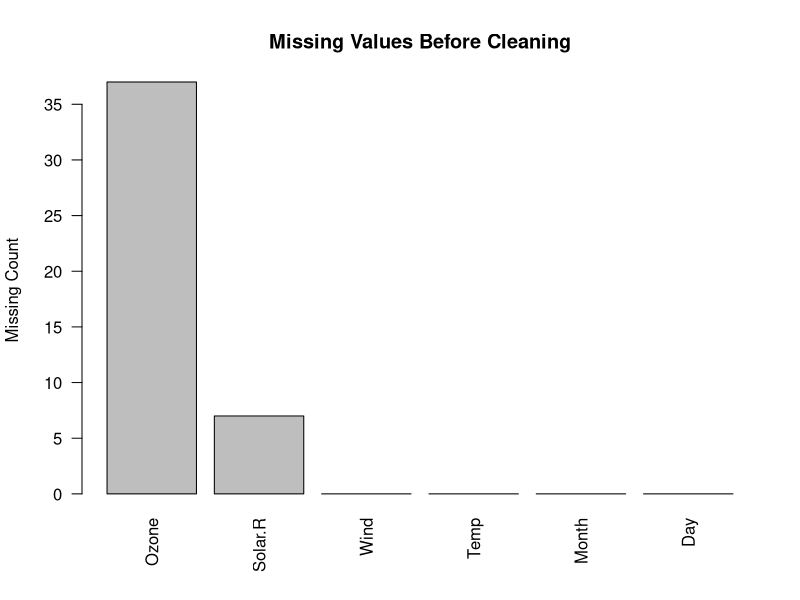
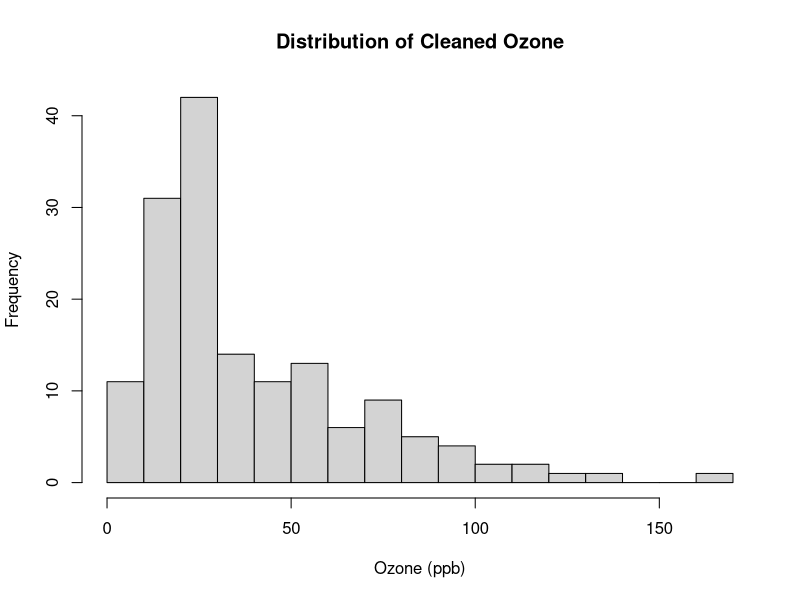
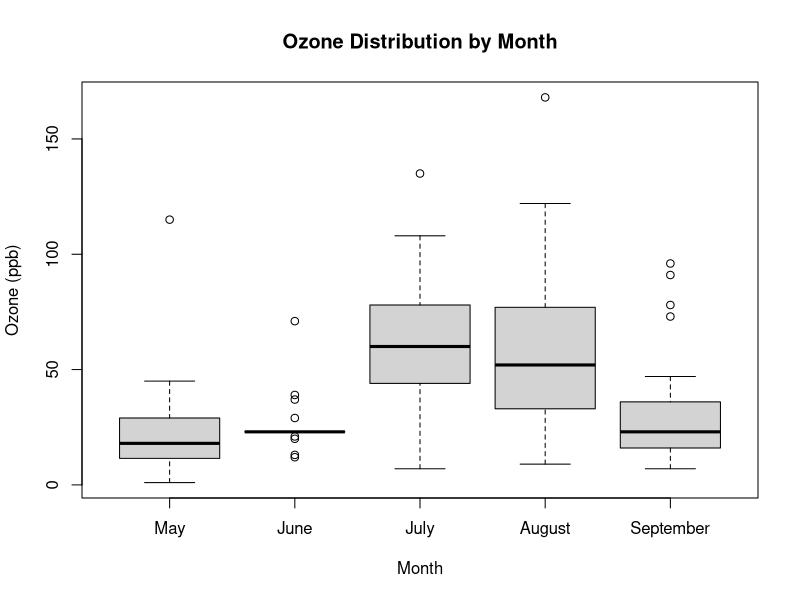
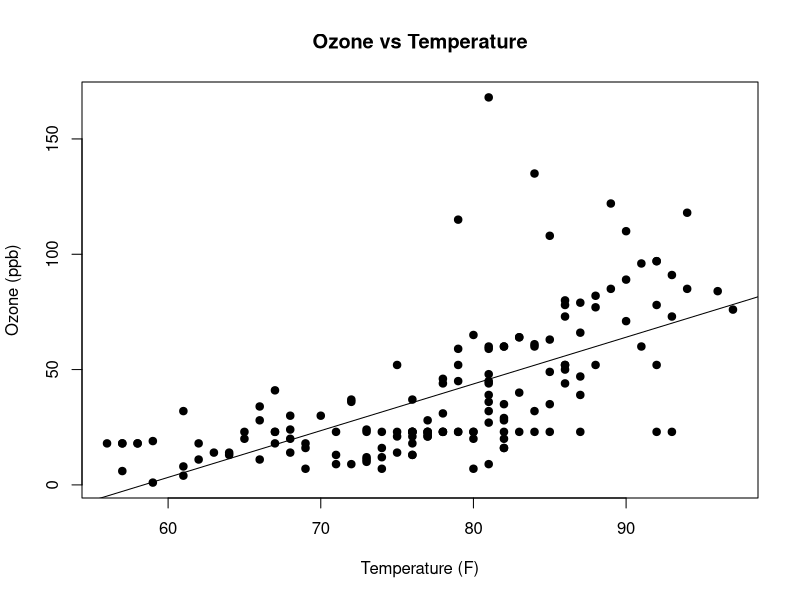

Recreate these plots in R, in order.
# Virtual R Data Analyst Internship - Week 1
# Task: Data Cleaning and Preliminary Analysis with R
# Dataset: R datasets::airquality (New York, May-Sep 1973)
# Reproducible base-R workflow

# 1. Load dataset -----------------------------------------------------------
data(airquality, package = "datasets")
df <- airquality

# 2. Inspect structure and summary ------------------------------------------
str(df)
summary(df)
head(df)

# 3. Missing-value audit -----------------------------------------------------
missing_count <- sapply(df, function(x) sum(is.na(x)))
missing_percent <- round(100 * missing_count / nrow(df), 2)
missing_report <- data.frame(
  Variable = names(missing_count),
  Missing = as.integer(missing_count),
  Missing_Percent = missing_percent
)
print(missing_report)

# 4. Data type preparation ---------------------------------------------------
# Month is categorical for analysis, while Day remains numeric.
df$Month_Factor <- factor(
  df$Month,
  levels = 5:9,
  labels = c("May", "June", "July", "August", "September")
)

# 5. Missing-value treatment -------------------------------------------------
# Ozone and Solar.R contain missing values. Because air-quality conditions
# vary by month, month-specific medians are used rather than one global median.
median_by_month <- function(x) {
  m <- median(x, na.rm = TRUE)
  x[is.na(x)] <- m
  x
}

df_clean <- df
df_clean$Ozone <- ave(df_clean$Ozone, df_clean$Month_Factor,
                      FUN = median_by_month)
df_clean$Solar.R <- ave(df_clean$Solar.R, df_clean$Month_Factor,
                        FUN = median_by_month)

# Confirm no missing values remain in the analysis variables
print(sapply(df_clean[, c("Ozone","Solar.R","Wind","Temp")],
             function(x) sum(is.na(x))))

# 6. Descriptive statistics --------------------------------------------------
analysis_vars <- df_clean[, c("Ozone","Solar.R","Wind","Temp")]
descriptive_stats <- data.frame(
  Variable = names(analysis_vars),
  Count = sapply(analysis_vars, function(x) sum(!is.na(x))),
  Mean = sapply(analysis_vars, mean, na.rm = TRUE),
  Median = sapply(analysis_vars, median, na.rm = TRUE),
  SD = sapply(analysis_vars, sd, na.rm = TRUE),
  Min = sapply(analysis_vars, min, na.rm = TRUE),
  Max = sapply(analysis_vars, max, na.rm = TRUE)
)
descriptive_stats[, 3:7] <- round(descriptive_stats[, 3:7], 2)
print(descriptive_stats)

# 7. Outlier detection using the IQR rule -----------------------------------
outlier_report <- do.call(rbind, lapply(names(analysis_vars), function(v) {
  x <- analysis_vars[[v]]
  q1 <- quantile(x, 0.25, na.rm = TRUE)
  q3 <- quantile(x, 0.75, na.rm = TRUE)
  iqr <- q3 - q1
  lower <- q1 - 1.5 * iqr
  upper <- q3 + 1.5 * iqr
  n_out <- sum(x < lower | x > upper, na.rm = TRUE)
  data.frame(
    Variable = v, Q1 = q1, Q3 = q3, IQR = iqr,
    Lower_Bound = lower, Upper_Bound = upper,
    Outliers = n_out
  )
}))
outlier_report[, 2:6] <- round(outlier_report[, 2:6], 2)
print(outlier_report)

# 8. Z-score normalization ---------------------------------------------------
for (v in names(analysis_vars)) {
  df_clean[[paste0(v, "_z")]] <-
    as.numeric(scale(df_clean[[v]]))
}

# 9. Categorical encoding ----------------------------------------------------
# Month_Factor is one-hot encoded. The first level is used as the reference.
month_encoded <- model.matrix(~ Month_Factor - 1, data = df_clean)
head(month_encoded)

# 10. Correlation analysis ---------------------------------------------------
correlation_matrix <- round(
  cor(df_clean[, c("Ozone","Solar.R","Wind","Temp")],
      use = "complete.obs"),
  3
)
print(correlation_matrix)

# 11. Preliminary group analysis --------------------------------------------
month_summary <- aggregate(
  cbind(Ozone, Solar.R, Wind, Temp) ~ Month_Factor,
  data = df_clean,
  FUN = mean
)
print(month_summary)

# 12. Visualizations ---------------------------------------------------------
png("figures/R_missing_values.png", width=1000, height=600)
barplot(missing_count,
        main="Missing Values Before Cleaning",
        ylab="Missing Count", las=2)
dev.off()

png("figures/R_ozone_distribution.png", width=1000, height=600)
hist(df_clean$Ozone, breaks=18,
     main="Distribution of Cleaned Ozone",
     xlab="Ozone (ppb)")
dev.off()

png("figures/R_ozone_by_month.png", width=1000, height=600)
boxplot(Ozone ~ Month_Factor, data=df_clean,
        main="Ozone Distribution by Month",
        xlab="Month", ylab="Ozone (ppb)")
dev.off()

png("figures/R_ozone_vs_temperature.png", width=1000, height=600)
plot(df_clean$Temp, df_clean$Ozone,
     main="Ozone vs Temperature",
     xlab="Temperature (F)", ylab="Ozone (ppb)",
     pch=19)
abline(lm(Ozone ~ Temp, data=df_clean))
dev.off()

# 13. Export cleaned data ----------------------------------------------------
write.csv(df_clean, "data_cleaned_airquality.csv", row.names = FALSE)

cat("\nWeek 1 analysis completed successfully.\n")
